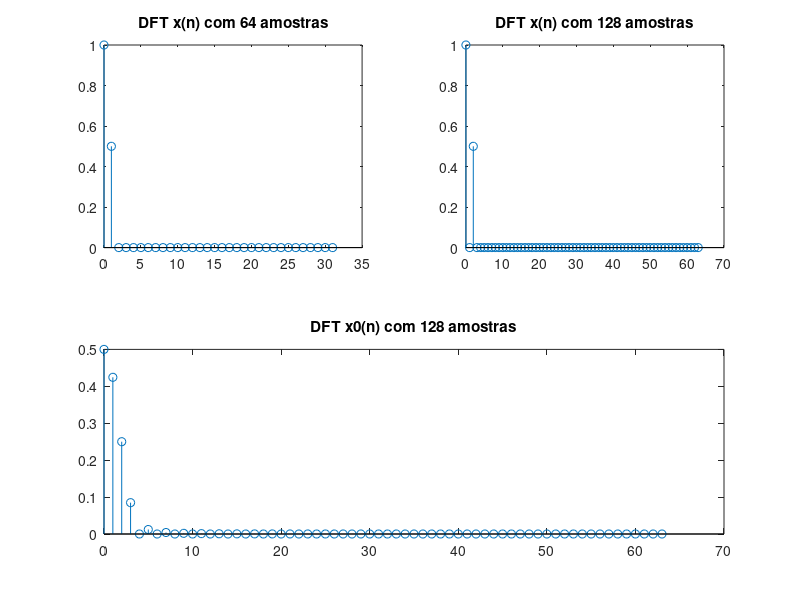

Source code (MATLAB):
clc; close all; clear all;

% 1- calcular a TFD do sinal x(n) = 1 - cos(2*pi*n/64)
% x(n) = 1 - cos(pi*n/32)

function X_temp = m_DFT(current_x,current_N,row,column)
    X_temp = zeros(current_N);
    for k=0:current_N-1
        sum_temp = 0;
        for n=0:current_N-1
    
            sum_temp = sum_temp + current_x(n+1)*exp(-1i*2*pi*k*n/current_N);
        end
    X_temp(k+1) = sum_temp;
    end
    X_temp = X_temp./current_N;
    
    subplot(2,row,column);
    stem(0:current_N/2-1,abs(X_temp(1:current_N/2)));
end



N = 64;
n_values = 0:(2*N)-1;
x =  1 - cos(2*pi*n_values/64);
figure;
X = m_DFT(x,N,2,1);
title("DFT x(n) com 64 amostras");

N0 = 2*N;
X2 = m_DFT(x,N0,2,2);
title("DFT x(n) com 128 amostras");



%2 - Define um novo sinal xO e calcule a TFD
% x0(n) = x(n), n={0,1,2,...,N-1}
% x0(n) = 0, n>N-1.
x0 = zeros(N0);
x0(1:N) = x(1:N);
n0_values = 0:N0-1;
X0 = m_DFT(x0,N0,1,2);
title("DFT x0(n) com 128 amostras");
